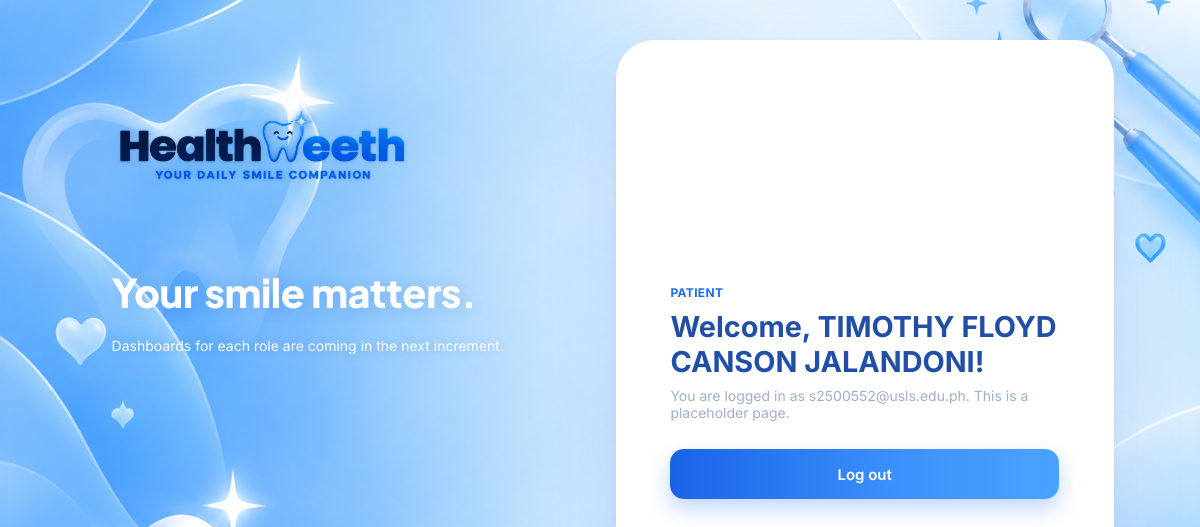
/dashboard.php (signed in), run on the app's committed database.
### tables this page shows
CREATE TABLE `users` (
  `id` int(10) UNSIGNED NOT NULL,
  `full_name` varchar(100) NOT NULL DEFAULT '',
  `email` varchar(255) NOT NULL,
  `password` varchar(255) NOT NULL,
  `role` enum('patient','dentist','staff','admin') NOT NULL DEFAULT 'patient',
  `status` enum('active','disabled') NOT NULL DEFAULT 'active',
  `license_number` varchar(50) DEFAULT NULL,
  `created_at` timestamp NOT NULL DEFAULT current_timestamp()
);

### includes/security.php (called while the page is built, shortened)
<?php
function e(?string $value): string
{
    return htmlspecialchars((string) $value, ENT_QUOTES | ENT_SUBSTITUTE, 'UTF-8');
}
function require_role(array $allowedRoles): array
{
    $sessionUser = $_SESSION['user'] ?? null;
    try {
        $stmt = db()->prepare('SELECT id, full_name, email, role, status FROM users WHERE id = ? LIMIT 1');
        $stmt->execute([(int) $sessionUser['id']]);
        $row = $stmt->fetch();
    } catch (Throwable $e) {
        error_log('require_role: ' . $e->getMessage());
        http_response_code(503);
        exit('Service temporarily unavailable.');
    }
    return $_SESSION['user'];
}

### includes/db.php (called while the page is built, shortened)
<?php
function db(): PDO
{
    static $pdo = null;
    $d = app_config()['db'];
    $dsn = "mysql:host={$d['host']};dbname={$d['name']};charset={$d['charset']}";
    try {
        $pdo = new PDO($dsn, $d['user'], $d['pass'], [
            PDO::ATTR_ERRMODE            => PDO::ERRMODE_EXCEPTION,
            PDO::ATTR_DEFAULT_FETCH_MODE => PDO::FETCH_ASSOC,
            PDO::ATTR_EMULATE_PREPARES   => false,
        ]);
    } catch (PDOException $e) {
        error_log('HealthTeeth DB connection failed: ' . $e->getMessage());
        throw new RuntimeException('Service temporarily unavailable.');
    }
    return $pdo;
}

### dashboard.php (the view, shortened to what this page needs)
<?php
$user = require_role(['patient', 'dentist', 'staff', 'admin']);
?>
<p class="eyebrow"><?= e(ucfirst($user['role'])) ?></p>
<h1>Welcome, <?= e($user['name']) ?>!</h1>
<p class="lead">You are logged in as <?= e($user['email']) ?>. This is a placeholder page.</p>
<form method="post" action="logout.php">
  <button class="btn-primary" type="submit">Log out</button>
</form>

### assets/css/auth.css (style rules this page uses)
:root { --primary: #1f6bf0; --primary-2: #4aa3ff; --grad: linear-gradient(90deg, #1a63e8 0%, #3d92fb 60%, #4aa3ff 100%); --navy: #0f2a6b; --title: #214fa6; --text: #1d2b45; --muted: #6b7c9c; --placeholder: #9fb0c9; --line: #d3e3f8; --field: #fbfdff; --soft: #eef5ff; --danger: #e5365a; --danger-text: #e0334f; --danger-bg: #fdeef1; --danger-line: #f6c3cd; --success: #1fa971; --success-text: #127a52; --success-bg: #e9f9f2; --warn-text: #7a5600; --warn-bg: #fff7e0; font-family: "Inter", system-ui, -apple-system, "Segoe UI", sans-serif; }
* { box-sizing: border-box; }
body { margin: 0; min-height: 100vh; color: var(--text); -webkit-font-smoothing: antialiased; }
h1, h2, p { margin: 0; }
.btn-primary { display: flex; align-items: center; justify-content: center; gap: 10px; width: 100%; height: 50px; border: 0; border-radius: 14px; font: inherit; font-size: 15px; font-weight: 600; color: #fff; text-decoration: none; background: var(--grad); box-shadow: 0 10px 22px rgba(31, 107, 240, .28); cursor: pointer; transition: transform .15s, box-shadow .15s; }
.page-scene { background: #cfe6ff url("../img/auth-bg.png") center 78% / cover no-repeat; }
.eyebrow { color: var(--primary); font-size: 12px; font-weight: 700; letter-spacing: .03em; text-transform: uppercase; }
.scene-card h1 { color: var(--title); font-size: clamp(26px, 2.4vw, 34px); font-weight: 700; line-height: 1.2; margin-top: 10px; }
.scene-card .lead { color: var(--placeholder); font-size: 14px; margin-top: 8px; }
.scene-card form { margin-top: 28px; }

### data on the page
users: role "PATIENT", full_name "TIMOTHY FLOYD CANSON JALANDONI", email "s2500552@usls.edu.ph"

### other printed values
$headlineHtml "Your smile matters."
$line "Dashboards for each role are coming in the next increment."
